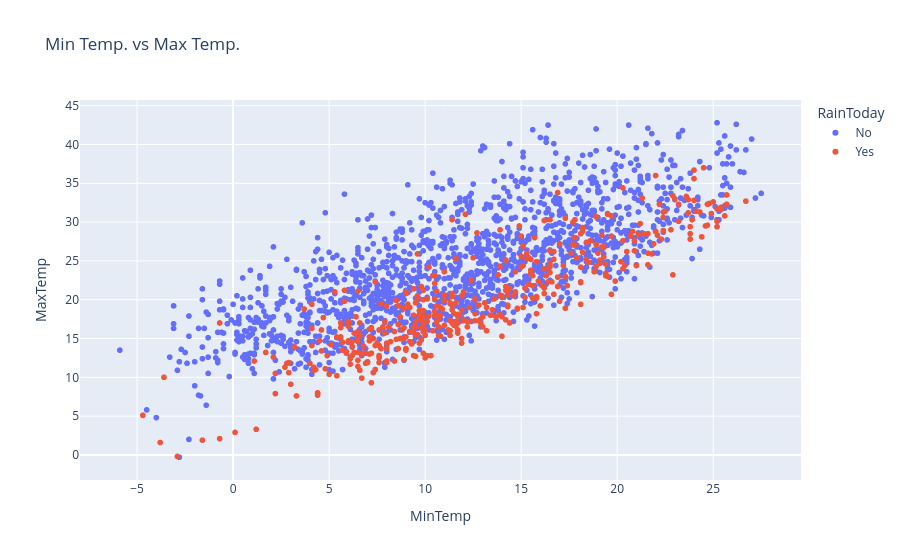

Write notebook code for a chart like this one.
### Code cell
px.scatter(raw_df.sample(2000), 
           title='Min Temp. vs Max Temp.',
           x='MinTemp', 
           y='MaxTemp', 
           color='RainToday')

### Figure 1 — Plotly figure (JSON) as saved in the notebook; plotly's stock layout.template omitted (floating-point values rounded to 4 significant figures; data arrays with more than 128 entries replaced by an {"elided": "..."} marker saying what was removed)
{"data": [{"hovertemplate": "RainToday=No<br>MinTemp=%{x}<br>MaxTemp=%{y}<extra></extra>", "legendgroup": "No", "marker": {"color": "#636efa", "symbol": "circle"}, "mode": "markers", "name": "No", "showlegend": true, "type": "scattergl", "x": {"elided": "1565 float values"}, "xaxis": "x", "y": {"elided": "1565 float values"}, "yaxis": "y"}, {"hovertemplate": "RainToday=Yes<br>MinTemp=%{x}<br>MaxTemp=%{y}<extra></extra>", "legendgroup": "Yes", "marker": {"color": "#EF553B", "symbol": "circle"}, "mode": "markers", "name": "Yes", "showlegend": true, "type": "scattergl", "x": {"elided": "435 float values"}, "xaxis": "x", "y": {"elided": "435 float values"}, "yaxis": "y"}], "layout": {"legend": {"title": {"text": "RainToday"}, "tracegroupgap": 0}, "title": {"text": "Min Temp. vs Max Temp."}, "xaxis": {"anchor": "y", "domain": [0, 1], "title": {"text": "MinTemp"}}, "yaxis": {"anchor": "x", "domain": [0, 1], "title": {"text": "MaxTemp"}}}}
